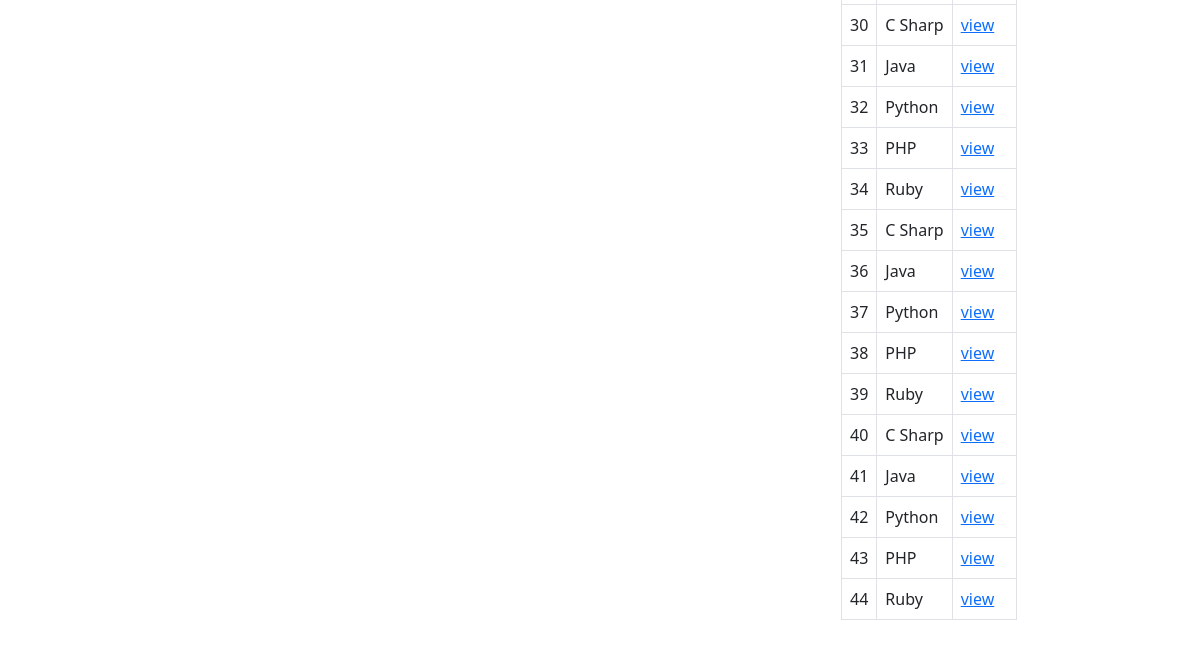
Before: /booksAuthors/ (lower part) with the older database file.
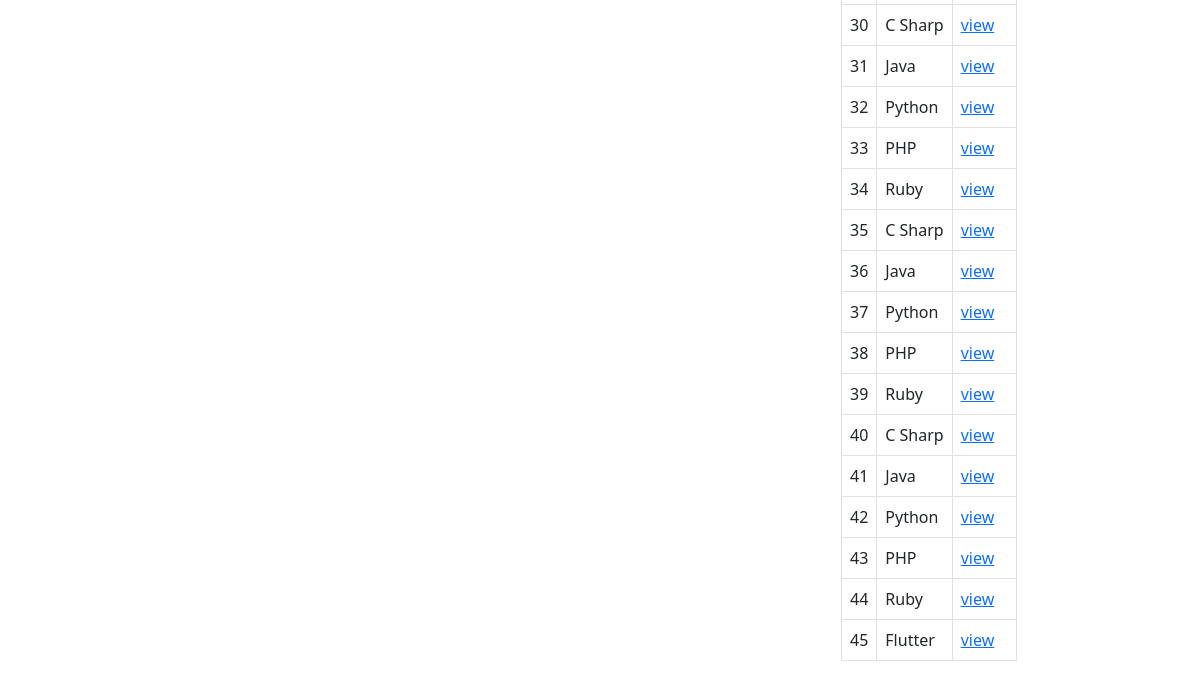
After: the same page with the newer database file.
### booksAuthors/models.py (models this page shows)
class Books(models.Model):
    title = models.CharField(max_length=255)
    desc = models.TextField(default="No description was provided.")
    created_at = models.DateTimeField(auto_now_add=True)
    updated_at = models.DateTimeField(auto_now=True)

### booksAuthors/views.py (the view)
# urls.py: path('', views.index),
def index(request):
    if request.method == 'POST':
        title = request.POST['Title'],
        Books.objects.create(
            title=request.POST['Title'], desc=request.POST['Description'])
    context = {
        "books": Books.objects.all(),
    }
    return render(request, "Books.html", context)

### booksAuthors/templates/Books.html (shortened to what this page needs)
<!DOCTYPE html>
<html lang="en">
<head>
    <link href="https://cdn.jsdelivr.net/npm/bootstrap@5.2.0-beta1/dist/css/bootstrap.min.css" rel="stylesheet"
>
</head>
<body>
    <div class="d-flex p-5 justify-content-around">
        <div>
        </div>
        <div>
            <table class="table table-bordered table-hover">
                {% for book in books %}
                <tr>
                    <td>{{book.id}}</td>
                    <td>{{book.title}}</td>
                    <td><a href="books/{{book.id}}">view</a></td>
                </tr>
                {% endfor %}
            </table>
        </div>
    </div>
</body>
</html>

Changed rows visible on the page:
added Books: id "45", title "Flutter"
